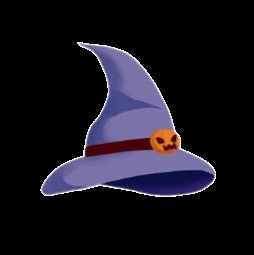
#> input picture hat.png, 254 x 255 px
$ python day08_04_spyder_opencv_detect_hat.py
#> lines starting #> are read from the running program, lines starting #| are printed output that depends on the picture
# -*- coding: utf-8 -*-
"""
Created on Wed Jul 15 10:21:03 2026

@author: user
"""

# day08_04_spyder_opencv_detect_hat
import cv2
import numpy as np

# ==========================
# 載入人臉模型
# ==========================
face = cv2.CascadeClassifier(
    cv2.data.haarcascades +
    "haarcascade_frontalface_default.xml"
)

# ==========================
# 載入帽子(PNG透明背景)
# ==========================
hat = cv2.imread("hat.png", cv2.IMREAD_UNCHANGED)
#> hat is the input picture: shape (255, 254, 4); mean B, G, R, A 28, 19.3, 21.9, 47.8

if hat is None:
    print("找不到 hat.png")
    exit()

# ==========================
# 開啟 Webcam
# ==========================
cap = cv2.VideoCapture(0)

while True:

    ret, frame = cap.read()
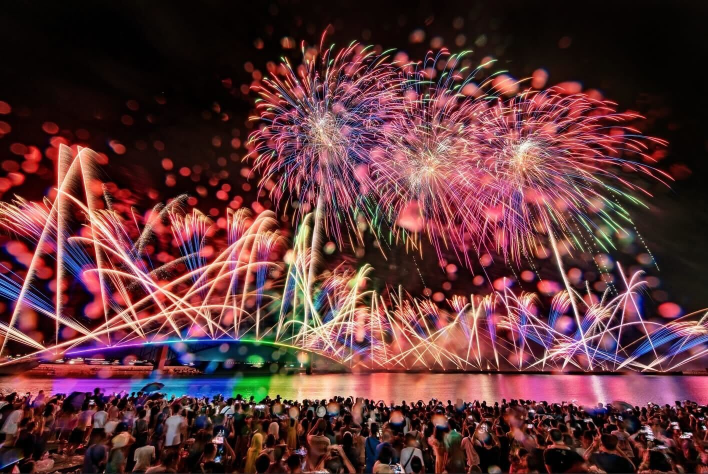
#> input picture day02_1_processing_java_PImage_PImage_loadImage_image/data/penghu.jpg, 1416 x 948 px, given in place of the camera (shown at 1/2 size)
#> frame is the input picture: shape (948, 1416, 3); mean B, G, R 56.8, 53.6, 94.7

    if not ret:
        break

    gray = cv2.cvtColor(frame, cv2.COLOR_BGR2GRAY)
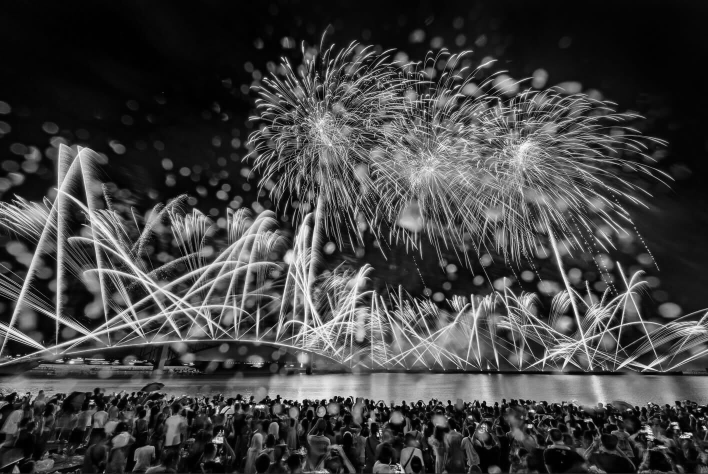
#> gray: shape (948, 1416) (shown at 1/2 size); min 0, max 255, mean 66.3

    faces = face.detectMultiScale(
        gray,
        scaleFactor=1.1,
        minNeighbors=6,
        minSize=(80,80)
    )
#> faces = ()

    for (x, y, w, h) in faces:

        # ------------------------
        # 帽子大小
        # ------------------------
        hat_width = int(w * 1.3)

        ratio = hat.shape[0] / hat.shape[1]

        hat_height = int(hat_width * ratio)

        hat_resize = cv2.resize(
            hat,
            (hat_width, hat_height)
        )

        # ------------------------
        # 帽子位置
        # ------------------------
        hat_x = x - int(w * 0.15)
        hat_y = y - hat_height + int(h * 0.25)

        # 超出畫面就跳過
        if hat_y < 0:
            continue

        if hat_x < 0:
            continue

        if hat_x + hat_width > frame.shape[1]:
            continue

        if hat_y + hat_height > frame.shape[0]:
            continue

        # ------------------------
        # Alpha Blend
        # ------------------------

        roi = frame[
            hat_y:hat_y+hat_height,
            hat_x:hat_x+hat_width
        ]

        b = hat_resize[:,:,0]
        g = hat_resize[:,:,1]
        r = hat_resize[:,:,2]
        a = hat_resize[:,:,3] / 255.0

        roi[:,:,0] = (1-a)*roi[:,:,0] + a*b
        roi[:,:,1] = (1-a)*roi[:,:,1] + a*g
        roi[:,:,2] = (1-a)*roi[:,:,2] + a*r

        frame[
            hat_y:hat_y+hat_height,
            hat_x:hat_x+hat_width
        ] = roi
#> this loop made 0 passes

    cv2.imshow("Virtual Hat", frame)

    if cv2.waitKey(1) == 27:
#> (key Esc is pressed here)
        break

cap.release()
cv2.destroyAllWindows()
